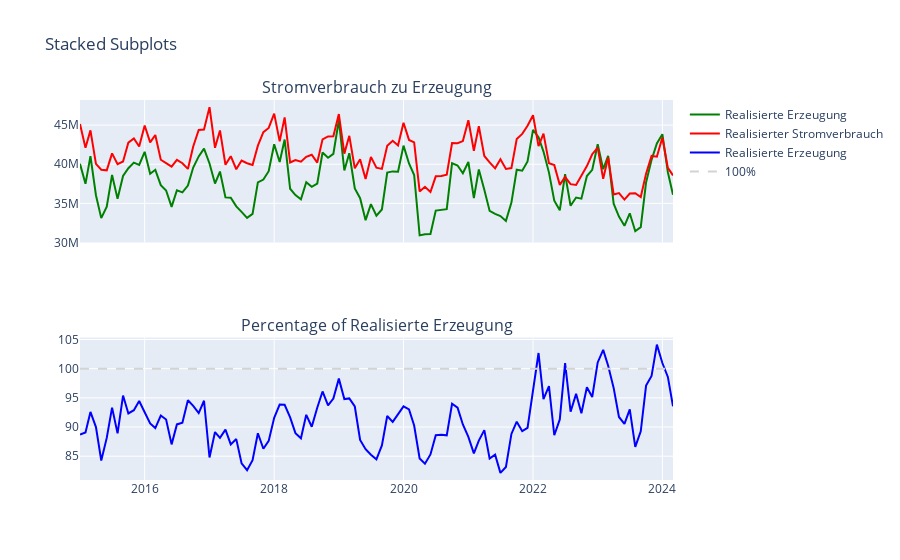

Notebook code for this chart:
### Code cell
# BEGIN: Code modification
import plotly.graph_objects as go
from plotly.subplots import make_subplots

# Calculate the percentage
combined_2015_2024['Realisierte Erzeugung Percentage'] = combined_2015_2024['Realisierte Erzeugung'] / combined_2015_2024['Realisierter Stromverbrauch'] * 100

# Create main subplot for the original data
fig = make_subplots(rows=2, cols=1, shared_xaxes=True, subplot_titles=("Stromverbrauch zu Erzeugung", "Percentage of Realisierte Erzeugung"))

# Add traces for 'Realisierte Erzeugung' and 'Realisierter Stromverbrauch' to the first subplot
fig.add_trace(
    go.Scatter(
        x=combined_2015_2024['Datum'],
        y=combined_2015_2024['Realisierte Erzeugung'],
        mode='lines',
        name='Realisierte Erzeugung',
        line=dict(color='green'),
        hovertemplate='Realisierte Erzeugung: %{y}Wh<br>Percentage: %{text}%',
        text=combined_2015_2024['Realisierte Erzeugung Percentage'].round(2)
    ),
    row=1, col=1
)

fig.add_trace(
    go.Scatter(
        x=combined_2015_2024['Datum'],
        y=combined_2015_2024['Realisierter Stromverbrauch'],
        mode='lines',
        name='Realisierter Stromverbrauch',
        line=dict(color='red'),
        hovertemplate='Realisierter Stromverbrauch: %{y}Wh'
    ),
    row=1, col=1
)

# Add trace for 'Realisierte Erzeugung Percentage' to the second subplot
fig.add_trace(
    go.Scatter(
        x=combined_2015_2024['Datum'],
        y=combined_2015_2024['Realisierte Erzeugung Percentage'],
        mode='lines',
        name='Realisierte Erzeugung',
        line=dict(color='blue'),
        hovertemplate='Percentage: %{y}%',
    ),
    row=2, col=1
)

# Add horizontal line at 100% on the lower subplot
fig.add_trace(
    go.Scatter(
        x=combined_2015_2024['Datum'],
        y=[100] * len(combined_2015_2024),  # Constant line at 100%
        mode='lines',
        name='100%',
        line=dict(color='lightgrey', dash='dash')
    ),
    row=2, col=1
)

# Update layout to fullscreen
fig.update_layout(height=None, width=None, title_text="Stacked Subplots")

# Show the figure
fig.show()
# END: Code modification
